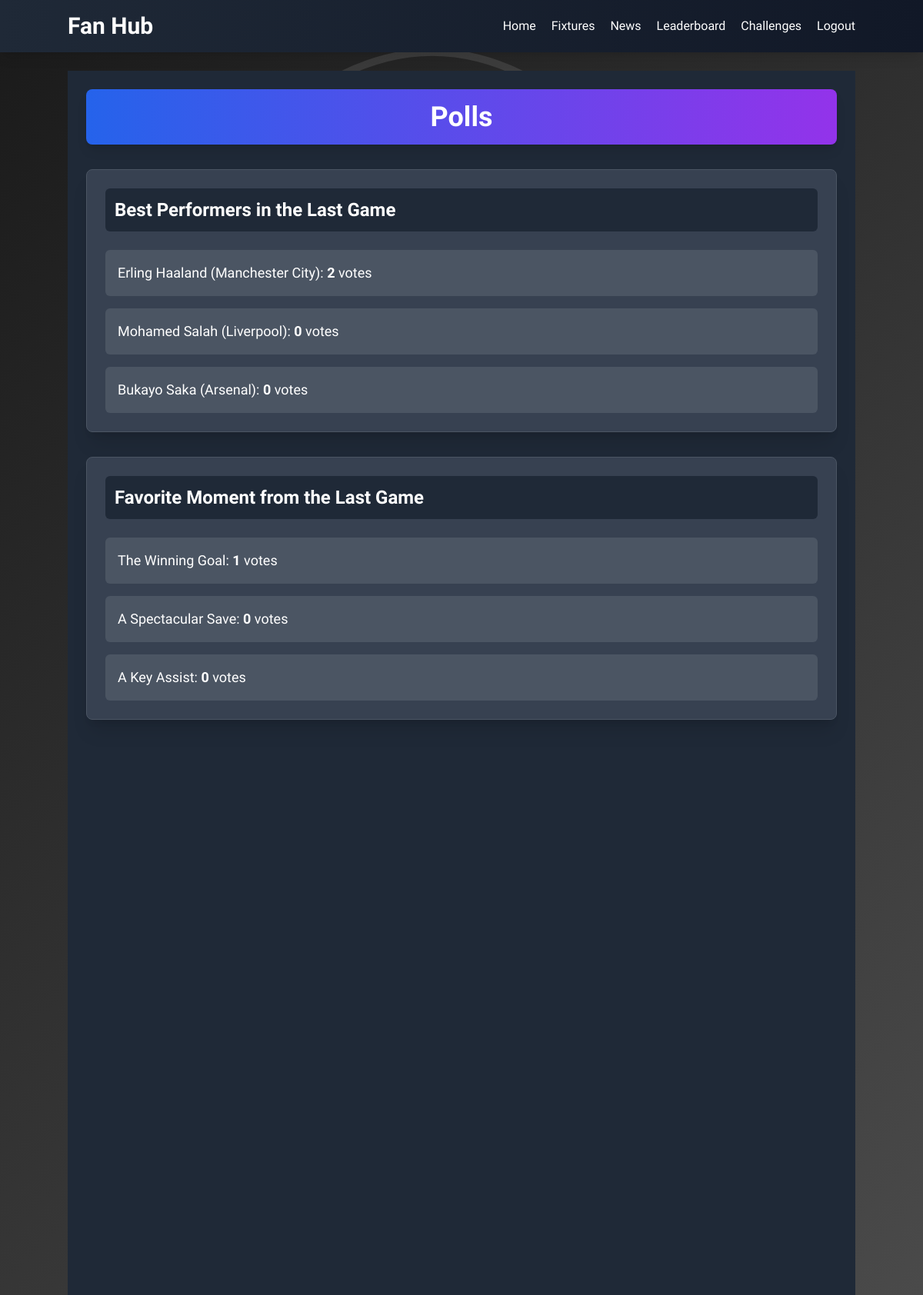
Page /engagement/polls/ (signed in) on the committed database.
### engagement/models.py (models this page shows, shortened)
class Poll(models.Model):
    question = models.CharField(max_length=200)
    option1 = models.CharField(max_length=100)
    option2 = models.CharField(max_length=100)
    option3 = models.CharField(max_length=100, blank=True, null=True)
    votes_option1 = models.IntegerField(default=0)
    votes_option2 = models.IntegerField(default=0)
    votes_option3 = models.IntegerField(default=0, blank=True, null=True)
    end_date = models.DateTimeField(blank=True, null=True)
    created_at = models.DateTimeField(auto_now_add=True)

### engagement/views.py (the view, shortened to what this page needs)
# urls.py: path('polls/', views.polls, name='polls'),
@login_required
def polls(request):
    user_profile = get_or_create_user_profile(request)
    polls = Poll.objects.all()
    voted_poll_ids = [vote.poll_id for vote in Vote.objects.filter(user_profile=user_profile)]
    return render(request, 'engagement/polls.html', {'polls': polls, 'voted_poll_ids': voted_poll_ids})

### engagement/context_processors.py (called while the page is built)
def live_match_context(request):
    live_fixtures = Fixture.objects.filter(is_live=True)
    return {'live_fixtures': live_fixtures}

### engagement/views.py (called while the page is built)
def get_or_create_user_profile(request):
    if request.user.is_authenticated:
        user_profile, created = UserProfile.objects.get_or_create(user=request.user)
        if not user_profile.supported_clubs.exists():
            user_profile.supported_clubs.set(Club.objects.all()[:2])
            user_profile.active_club = user_profile.supported_clubs.first()
            user_profile.save()
        elif not user_profile.active_club:
            user_profile.active_club = user_profile.supported_clubs.first()
            user_profile.save()
        return user_profile
    return None

### templates/engagement/polls.html (shortened to what this page needs)
{% extends 'engagement/base.html' %}
{% block content %}
    <div class="p-6 bg-gray-800 min-h-screen">
        <h2 class="text-4xl font-bold text-white mb-8 bg-gradient-to-r from-blue-600 to-purple-600 p-4 rounded-lg shadow-lg text-center">Polls</h2>
        {% for poll in polls %}
            <div class="bg-gray-700 p-6 rounded-lg shadow-xl mb-8 border border-gray-600 hover:bg-gray-650 transition duration-300 ease-in-out">
                <h3 class="text-2xl font-semibold text-white mb-6 bg-gray-800 p-3 rounded-md">{{ poll.question }}</h3>
                {% if poll.id not in voted_poll_ids or poll.end_date < timezone.now %}
                    <form method="post" action="{% url 'engagement:polls' %}">
                        {% csrf_token %}
                        <input type="hidden" name="poll_id" value="{{ poll.id }}">
                        <div class="flex items-center p-4 bg-gray-600 rounded-md hover:bg-gray-700 transition-colors duration-200 cursor-pointer">
                            <input type="radio" name="vote" value="{{ poll.option1 }}" class="form-radio h-5 w-5 text-blue-600 focus:ring-blue-500">
                            <span class="ml-4 text-lg text-white">{{ poll.option1 }}</span>
                        </div>
                        <div class="flex items-center p-4 bg-gray-600 rounded-md hover:bg-gray-700 transition-colors duration-200 cursor-pointer">
                            <input type="radio" name="vote" value="{{ poll.option2 }}" class="form-radio h-5 w-5 text-blue-600 focus:ring-blue-500">
                            <span class="ml-4 text-lg text-white">{{ poll.option2 }}</span>
                        </div>
                        {% if poll.option3 %}
                            <div class="flex items-center p-4 bg-gray-600 rounded-md hover:bg-gray-700 transition-colors duration-200 cursor-pointer">
                                <input type="radio" name="vote" value="{{ poll.option3 }}" class="form-radio h-5 w-5 text-blue-600 focus:ring-blue-500">
                                <span class="ml-4 text-lg text-white">{{ poll.option3 }}</span>
                            </div>
                        {% endif %}
                        <button type="submit" class="w-full mt-6 px-6 py-3 bg-blue-600 hover:bg-blue-700 text-white font-bold rounded-lg shadow-md transition duration-300 ease-in-out transform hover:-translate-y-1">
                            Vote Now
                        </button>
                    </form>
                {% else %}
                    <div class="space-y-4">
                        <div class="p-4 bg-gray-600 rounded-md">
                            <p class="text-lg text-white">{{ poll.option1 }}: <span class="font-bold">{{ poll.votes_option1 }}</span> votes</p>
                        </div>
                        <div class="p-4 bg-gray-600 rounded-md">
                            <p class="text-lg text-white">{{ poll.option2 }}: <span class="font-bold">{{ poll.votes_option2 }}</span> votes</p>
                        </div>
                        {% if poll.option3 %}
                            <div class="p-4 bg-gray-600 rounded-md">
                                <p class="text-lg text-white">{{ poll.option3 }}: <span class="font-bold">{{ poll.votes_option3 }}</span> votes</p>
                            </div>
                        {% endif %}
                    </div>
                {% endif %}
            </div>
        {% empty %}
            <p class="text-center text-white text-xl">No polls available yet.</p>
        {% endfor %}
    </div>
{% endblock %}

### templates/engagement/base.html (style rules this page uses)
body { font-family: 'Oswald', sans-serif; background: linear-gradient(135deg, #1a1a1a 0%, #4a4a4a 100%); background-size: cover; background-attachment: fixed; }

### rows in the picture
Poll: question "Best Performers in the Last Game", option1 "Erling Haaland (Manchester City)", votes_option1 "2", option2 "Mohamed Salah (Liverpool)", votes_option2 "0", option3 "Bukayo Saka (Arsenal)", votes_option3 "0"
Poll: question "Favorite Moment from the Last Game", option1 "The Winning Goal", votes_option1 "1", option2 "A Spectacular Save", votes_option2 "0", option3 "A Key Assist", votes_option3 "0"
